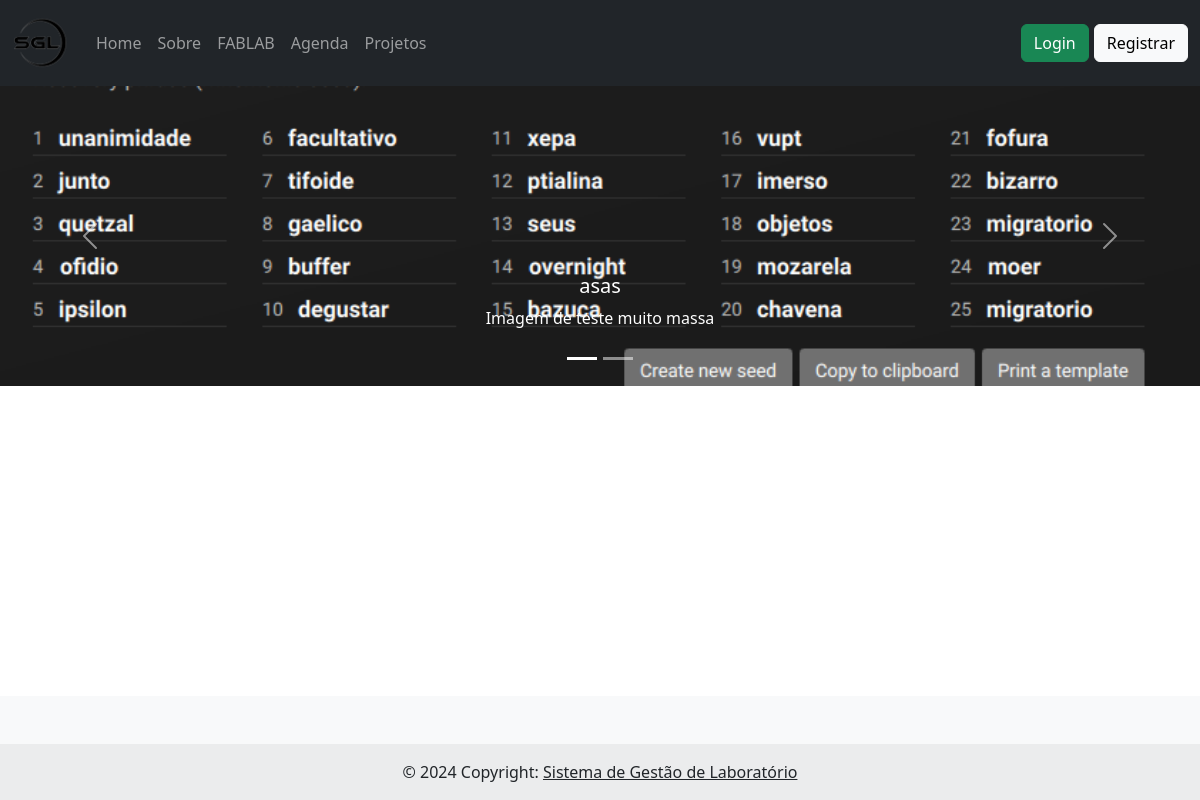
The page / on the database its author committed.
### Controle_ar/models.py (models this page shows, shortened)
class CarouselImage(models.Model):
    image = models.ImageField(upload_to='carousel/')
    caption = models.CharField(max_length=255, blank=True, null=True)
    active = models.BooleanField(default=True, help_text="Marque para exibir essa imagem no carrossel.")
    title = models.CharField(max_length=255, blank=True, null=True, help_text="Título da imagem.")
    description = models.TextField(blank=True, null=True, help_text="Descrição exibida junto da imagem.")
    link = models.CharField(max_length=255, blank=True, null=True, help_text="Link para tornar a imagem clicável.")

### controllerapp/views.py (the view)
# urls.py: path('', views.homepage, name='home'),
def homepage(request):
    carousel_images = CarouselImage.objects.filter(active=True)
    return render(request, 'home.html', {'carousel_images': carousel_images})

### templates/home.html (shortened to what this page needs)
{% extends 'layout.html' %}
{% load static %}
{% block content %}
<div id="carouselExampleIndicators" class="carousel slide" data-bs-ride="carousel">
    <div class="carousel-indicators">
      {% for image in carousel_images %}
        <button type="button"
                data-bs-target="#carouselExampleIndicators"
                data-bs-slide-to="{{ forloop.counter0 }}"
                class="{% if forloop.first %}active{% endif %}"
                {% if forloop.first %}aria-current="true"{% endif %}
                aria-label="Slide {{ forloop.counter }}">
        </button>
      {% endfor %}
    </div>
    <div class="carousel-inner">
      {% for image in carousel_images %}
        <div class="carousel-item {% if forloop.first %}active{% endif %}" style="max-height:300px; overflow:hidden;">
          {% if image.link %}
            <a href="{{ image.link }}" target="{% if image.link|slice:":4" == "http" %}_blank{% else %}_self{% endif %}">
          {% endif %}
          <img class="d-block w-100"
               style="object-fit: cover; object-position: center;"
               src="{{ image.image.url }}"
               alt="{{ image.caption }}">
          {% if image.link %}
            </a>
          {% endif %}
          {% if image.caption or image.description %}
            <div class="carousel-caption d-none d-md-block">
              {% if image.caption %}
                <h5>{{ image.caption }}</h5>
              {% endif %}
              {% if image.description %}
                <p>{{ image.description }}</p>
              {% endif %}
            </div>
          {% endif %}
        </div>
      {% endfor %}
    </div>
    <button class="carousel-control-prev" type="button" data-bs-target="#carouselExampleIndicators" data-bs-slide="prev">
      <span class="carousel-control-prev-icon" aria-hidden="true"></span>
    </button>
    <button class="carousel-control-next" type="button" data-bs-target="#carouselExampleIndicators" data-bs-slide="next">
      <span class="carousel-control-next-icon" aria-hidden="true"></span>
    </button>
  </div>
{% endblock %}

### static/style.css (style rules this page uses)
html, body { height: 100%; margin: 0; }
body { display: flex; flex-direction: column; }

### templates/layout.html (style rules this page uses)
html, body { height: 100%; margin: 0; }
body { display: flex; flex-direction: column; }

### rows shown on the page
CarouselImage: image (picture), caption "asas", description "Imagem de teste muito massa"
